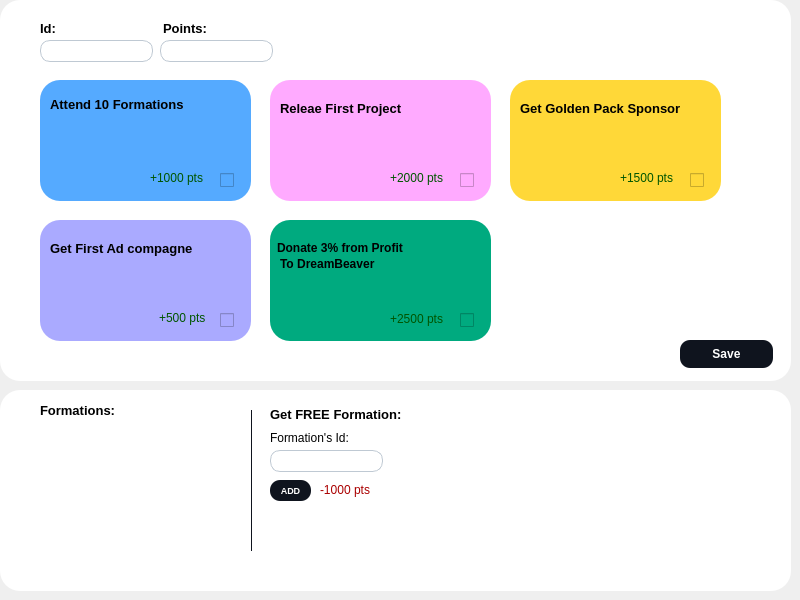
             <widget class="QWidget" name="page_12">
              <widget class="QWidget" name="widget" native="true">
               <property name="geometry">
                <rect>
                 <x>0</x>
                 <y>0</y>
                 <width>791</width>
                 <height>381</height>
                </rect>
               </property>
               <property name="styleSheet">
                <string notr="true">background-color:white ; 
border-radius:20px ; </string>
               </property>
               <widget class="QLineEdit" name="points_2">
                <property name="geometry">
                 <rect>
                  <x>160</x>
                  <y>40</y>
                  <width>113</width>
                  <height>22</height>
                 </rect>
                </property>
                <property name="styleSheet">
                 <string notr="true">	background-color:white ; 
	border-radius:10px ; 
	font-size:13px ; 
	padding-left : 15px ; 
	border:1px solid #BFC9D3 ; </string>
                </property>
               </widget>
               <widget class="QLineEdit" name="namee">
                <property name="geometry">
                 <rect>
                  <x>40</x>
                  <y>40</y>
                  <width>113</width>
                  <height>22</height>
                 </rect>
                </property>
                <property name="styleSheet">
                 <string notr="true">	background-color:white ; 
	border-radius:10px ; 
	font-size:13px ; 
	padding-left : 15px ; 
	border:1px solid #BFC9D3 ; </string>
                </property>
               </widget>
               <widget class="QLabel" name="label_49">
                <property name="geometry">
                 <rect>
                  <x>40</x>
                  <y>20</y>
                  <width>56</width>
                  <height>16</height>
                 </rect>
                </property>
                <property name="styleSheet">
                 <string notr="true">font-size:13px;
font-weight:bold ; </string>
                </property>
                <property name="text">
                 <string>Id:</string>
                </property>
               </widget>
               <widget class="QLabel" name="label_50">
                <property name="geometry">
                 <rect>
                  <x>163</x>
                  <y>20</y>
                  <width>56</width>
                  <height>16</height>
                 </rect>
                </property>
                <property name="styleSheet">
                 <string notr="true">font-size:13px;
font-weight:bold ; </string>
                </property>
                <property name="text">
                 <string>Points:</string>
                </property>
               </widget>
               <widget class="QWidget" name="widget_4" native="true">
                <property name="geometry">
                 <rect>
                  <x>40</x>
                  <y>80</y>
                  <width>211</width>
                  <height>121</height>
                 </rect>
                </property>
                <property name="styleSheet">
                 <string notr="true">background-color: rgb(85, 170, 255);
border-radius:20px ; </string>
                </property>
                <widget class="QLabel" name="label_20">
                 <property name="geometry">
                  <rect>
                   <x>10</x>
                   <y>16</y>
                   <width>141</width>
                   <height>16</height>
                  </rect>
                 </property>
                 <property name="styleSheet">
                  <string notr="true">font-size:13px;
font-weight:bold ; </string>
                 </property>
                 <property name="text">
                  <string>Attend 10 Formations</string>
                 </property>
                </widget>
                <widget class="QCheckBox" name="achivement1">
                 <property name="geometry">
                  <rect>
                   <x>180</x>
                   <y>90</y>
                   <width>21</width>
                   <height>20</height>
                  </rect>
                 </property>
                 <property name="text">
                  <string/>
                 </property>
                </widget>
                <widget class="QLabel" name="label_56">
                 <property name="geometry">
                  <rect>
                   <x>110</x>
                   <y>90</y>
                   <width>61</width>
                   <height>16</height>
                  </rect>
                 </property>
                 <property name="styleSheet">
                  <string notr="true">color:rgb(0, 85, 0);</string>
                 </property>
                 <property name="text">
                  <string>+1000 pts</string>
                 </property>
                </widget>
               </widget>
               <widget class="QWidget" name="widget_6" native="true">
                <property name="geometry">
                 <rect>
                  <x>510</x>
                  <y>80</y>
                  <width>211</width>
                  <height>121</height>
                 </rect>
                </property>
                <property name="styleSheet">
                 <string notr="true">background-color: rgb(255, 216, 56);
border-radius:20px ; </string>
                </property>
                <widget class="QLabel" name="label_22">
                 <property name="geometry">
                  <rect>
                   <x>10</x>
                   <y>20</y>
                   <width>171</width>
                   <height>16</height>
                  </rect>
                 </property>
                 <property name="styleSheet">
                  <string notr="true">font-size:13px;
font-weight:bold ; </string>
                 </property>
                 <property name="text">
                  <string>Get Golden Pack Sponsor</string>
                 </property>
                </widget>
                <widget class="QCheckBox" name="achivement3">
                 <property name="geometry">
                  <rect>
                   <x>180</x>
                   <y>90</y>
                   <width>21</width>
                   <height>20</height>
                  </rect>
                 </property>
                 <property name="text">
                  <string/>
                 </property>
                </widget>
                <widget class="QLabel" name="label_58">
                 <property name="geometry">
                  <rect>
                   <x>110</x>
                   <y>90</y>
                   <width>61</width>
                   <height>16</height>
                  </rect>
                 </property>
                 <property name="styleSheet">
                  <string notr="true">color:rgb(0, 85, 0);</string>
                 </property>
                 <property name="text">
                  <string>+1500 pts</string>
                 </property>
                </widget>
               </widget>
               <widget class="QWidget" name="widget_7" native="true">
                <property name="geometry">
                 <rect>
                  <x>270</x>
                  <y>220</y>
                  <width>221</width>
                  <height>121</height>
                 </rect>
                </property>
                <property name="styleSheet">
                 <string notr="true">background-color: rgb(0, 170, 127);
border-radius:20px ; </string>
                </property>
                <widget class="QLabel" name="label_28">
                 <property name="geometry">
                  <rect>
                   <x>7</x>
                   <y>20</y>
                   <width>141</width>
                   <height>16</height>
                  </rect>
                 </property>
                 <property name="styleSheet">
                  <string notr="true">font-size:12px;
font-weight:bold ; </string>
                 </property>
                 <property name="text">
                  <string>Donate 3% from Profit </string>
                 </property>
                </widget>
                <widget class="QLabel" name="label_53">
                 <property name="geometry">
                  <rect>
                   <x>10</x>
                   <y>36</y>
                   <width>141</width>
                   <height>16</height>
                  </rect>
                 </property>
                 <property name="styleSheet">
                  <string notr="true">font-size:12px;
font-weight:bold ; </string>
                 </property>
                 <property name="text">
                  <string>To DreamBeaver</string>
                 </property>
                </widget>
                <widget class="QCheckBox" name="achivement5">
                 <property name="geometry">
                  <rect>
                   <x>190</x>
                   <y>90</y>
                   <width>21</width>
                   <height>20</height>
                  </rect>
                 </property>
                 <property name="text">
                  <string/>
                 </property>
                </widget>
                <widget class="QLabel" name="label_60">
                 <property name="geometry">
                  <rect>
                   <x>120</x>
                   <y>91</y>
                   <width>61</width>
                   <height>16</height>
                  </rect>
                 </property>
                 <property name="styleSheet">
                  <string notr="true">color:rgb(0, 85, 0);</string>
                 </property>
                 <property name="text">
                  <string>+2500 pts</string>
                 </property>
                </widget>
               </widget>
               <widget class="QWidget" name="widget_5" native="true">
                <property name="geometry">
                 <rect>
                  <x>270</x>
                  <y>80</y>
                  <width>221</width>
                  <height>121</height>
                 </rect>
                </property>
                <property name="styleSheet">
                 <string notr="true">background-color: rgb(255, 170, 255);
border-radius:20px ; </string>
                </property>
                <widget class="QLabel" name="label_21">
                 <property name="geometry">
                  <rect>
                   <x>10</x>
                   <y>20</y>
                   <width>141</width>
                   <height>16</height>
                  </rect>
                 </property>
                 <property name="styleSheet">
                  <string notr="true">font-size:13px;
font-weight:bold ; </string>
                 </property>
                 <property name="text">
                  <string>Releae First Project</string>
                 </property>
                </widget>
                <widget class="QCheckBox" name="achivement2">
                 <property name="geometry">
                  <rect>
                   <x>190</x>
                   <y>90</y>
                   <width>21</width>
                   <height>20</height>
                  </rect>
                 </property>
                 <property name="text">
                  <string/>
                 </property>
                </widget>
                <widget class="QLabel" name="label_57">
                 <property name="geometry">
                  <rect>
                   <x>120</x>
                   <y>90</y>
                   <width>61</width>
                   <height>16</height>
                  </rect>
                 </property>
                 <property name="styleSheet">
                  <string notr="true">color:rgb(0, 85, 0);</string>
                 </property>
                 <property name="text">
                  <string>+2000 pts</string>
                 </property>
                </widget>
               </widget>
               <widget class="QWidget" name="widget_8" native="true">
                <property name="geometry">
                 <rect>
                  <x>40</x>
                  <y>220</y>
                  <width>211</width>
                  <height>121</height>
                 </rect>
                </property>
                <property name="styleSheet">
                 <string notr="true">background-color: rgb(170, 170, 255);
border-radius:20px ; </string>
                </property>
                <widget class="QLabel" name="label_27">
                 <property name="geometry">
                  <rect>
                   <x>10</x>
                   <y>20</y>
                   <width>171</width>
                   <height>16</height>
                  </rect>
                 </property>
                 <property name="styleSheet">
                  <string notr="true">font-size:13px;
font-weight:bold ; </string>
                 </property>
                 <property name="text">
                  <string>Get First Ad compagne</string>
                 </property>
                </widget>
                <widget class="QCheckBox" name="achivement4">
                 <property name="geometry">
                  <rect>
                   <x>180</x>
                   <y>90</y>
                   <width>21</width>
                   <height>20</height>
                  </rect>
                 </property>
                 <property name="text">
                  <string/>
                 </property>
                </widget>
                <widget class="QLabel" name="label_59">
                 <property name="geometry">
                  <rect>
                   <x>119</x>
                   <y>90</y>
                   <width>51</width>
                   <height>16</height>
                  </rect>
                 </property>
                 <property name="styleSheet">
                  <string notr="true">color:rgb(0, 85, 0);</string>
                 </property>
                 <property name="text">
                  <string>+500 pts</string>
                 </property>
                </widget>
               </widget>
               <widget class="QPushButton" name="savecheck">
                <property name="geometry">
                 <rect>
                  <x>680</x>
                  <y>340</y>
                  <width>93</width>
                  <height>28</height>
                 </rect>
                </property>
                <property name="styleSheet">
                 <string notr="true">#savecheck {
	background-color:#0F141E ; 
	border-radius:10px ; 
	color : white ; 
	font-size:12px ; 
	font-weight:bold; 
}

#savecheck::hover {
	background-color:#4AC7EA ; 
	color:white ; 
}</string>
                </property>
                <property name="text">
                 <string>Save</string>
                </property>
               </widget>
              </widget>
              <widget class="QWidget" name="widget_9" native="true">
               <property name="geometry">
                <rect>
                 <x>0</x>
                 <y>390</y>
                 <width>791</width>
                 <height>201</height>
                </rect>
               </property>
               <property name="styleSheet">
                <string notr="true">background-color:white ; 
border-radius:20px ; </string>
               </property>
               <widget class="QTableView" name="tableView_4">
                <property name="geometry">
                 <rect>
                  <x>35</x>
                  <y>50</y>
                  <width>211</width>
                  <height>101</height>
                 </rect>
                </property>
                <property name="sizePolicy">
                 <sizepolicy hsizetype="Preferred" vsizetype="Preferred">
                  <horstretch>0</horstretch>
                  <verstretch>0</verstretch>
                 </sizepolicy>
                </property>
                <property name="cursor" stdset="0">
                 <cursorShape>PointingHandCursor</cursorShape>
                </property>
                <property name="styleSheet">
                 <string notr="true">QTableView {
	border:color; 
	border-radius:20px ; 
    color: black;
    gridline-color: black;
    border-color: rgb(242, 128, 133);
    font: 10px;
	selection-background-color:#4AC7EA ;
}
QHeaderView::section {
    background-color: #0F141E;
    color: white;
    height: 35px;
    font: 14px;
}
</string>
                </property>
                <property name="verticalScrollBarPolicy">
                 <enum>Qt::ScrollBarAsNeeded</enum>
                </property>
                <property name="horizontalScrollBarPolicy">
                 <enum>Qt::ScrollBarAsNeeded</enum>
                </property>
                <property name="sizeAdjustPolicy">
                 <enum>QAbstractScrollArea::AdjustToContents</enum>
                </property>
                <property name="editTriggers">
                 <set>QAbstractItemView::NoEditTriggers</set>
                </property>
                <property name="showGrid">
                 <bool>true</bool>
                </property>
                <property name="gridStyle">
                 <enum>Qt::SolidLine</enum>
                </property>
                <property name="sortingEnabled">
                 <bool>true</bool>
                </property>
                <attribute name="horizontalHeaderDefaultSectionSize">
                 <number>100</number>
                </attribute>
               </widget>
               <widget class="QLabel" name="label_51">
                <property name="geometry">
                 <rect>
                  <x>40</x>
                  <y>12</y>
                  <width>81</width>
                  <height>16</height>
                 </rect>
                </property>
                <property name="styleSheet">
                 <string notr="true">font-size:13px;
font-weight:bold ; </string>
                </property>
                <property name="text">
                 <string>Formations:</string>
                </property>
               </widget>
               <widget class="Line" name="line">
                <property name="geometry">
                 <rect>
                  <x>251</x>
                  <y>20</y>
                  <width>1</width>
                  <height>141</height>
                 </rect>
                </property>
                <property name="styleSheet">
                 <string notr="true">background-color:#0F141E;</string>
                </property>
                <property name="orientation">
                 <enum>Qt::Vertical</enum>
                </property>
               </widget>
               <widget class="QLabel" name="label_52">
                <property name="geometry">
                 <rect>
                  <x>270</x>
                  <y>16</y>
                  <width>141</width>
                  <height>16</height>
                 </rect>
                </property>
                <property name="styleSheet">
                 <string notr="true">font-size:13px;
font-weight:bold ; </string>
                </property>
                <property name="text">
                 <string>Get FREE Formation:</string>
                </property>
               </widget>
               <widget class="QLineEdit" name="f_id">
                <property name="geometry">
                 <rect>
                  <x>270</x>
                  <y>60</y>
                  <width>113</width>
                  <height>22</height>
                 </rect>
                </property>
                <property name="styleSheet">
                 <string notr="true">	background-color:white ; 
	border-radius:10px ; 
	font-size:13px ; 
	padding-left : 15px ; 
	border:1px solid #BFC9D3 ; </string>
                </property>
               </widget>
               <widget class="QLabel" name="label_54">
                <property name="geometry">
                 <rect>
                  <x>270</x>
                  <y>40</y>
                  <width>101</width>
                  <height>16</height>
                 </rect>
                </property>
                <property name="text">
                 <string>Formation's Id:</string>
                </property>
               </widget>
               <widget class="QPushButton" name="adduserfor">
                <property name="geometry">
                 <rect>
                  <x>270</x>
                  <y>90</y>
                  <width>41</width>
                  <height>21</height>
                 </rect>
                </property>
                <property name="styleSheet">
                 <string notr="true">#adduserfor {
	background-color:#0F141E ; 
	border-radius:10px ; 
	color : white ; 
	font-size:9px ; 
	font-weight:bold; 
}

#adduserfor::hover {
	background-color:#4AC7EA ; 
	color:white ; 
}</string>
                </property>
                <property name="text">
                 <string>ADD</string>
                </property>
               </widget>
               <widget class="QLabel" name="label_55">
                <property name="geometry">
                 <rect>
                  <x>320</x>
                  <y>92</y>
                  <width>71</width>
                  <height>16</height>
                 </rect>
                </property>
                <property name="styleSheet">
                 <string notr="true">color: rgb(170, 0, 0);</string>
                </property>
                <property name="text">
                 <string>-1000 pts</string>
                </property>
               </widget>
              </widget>
             </widget>
